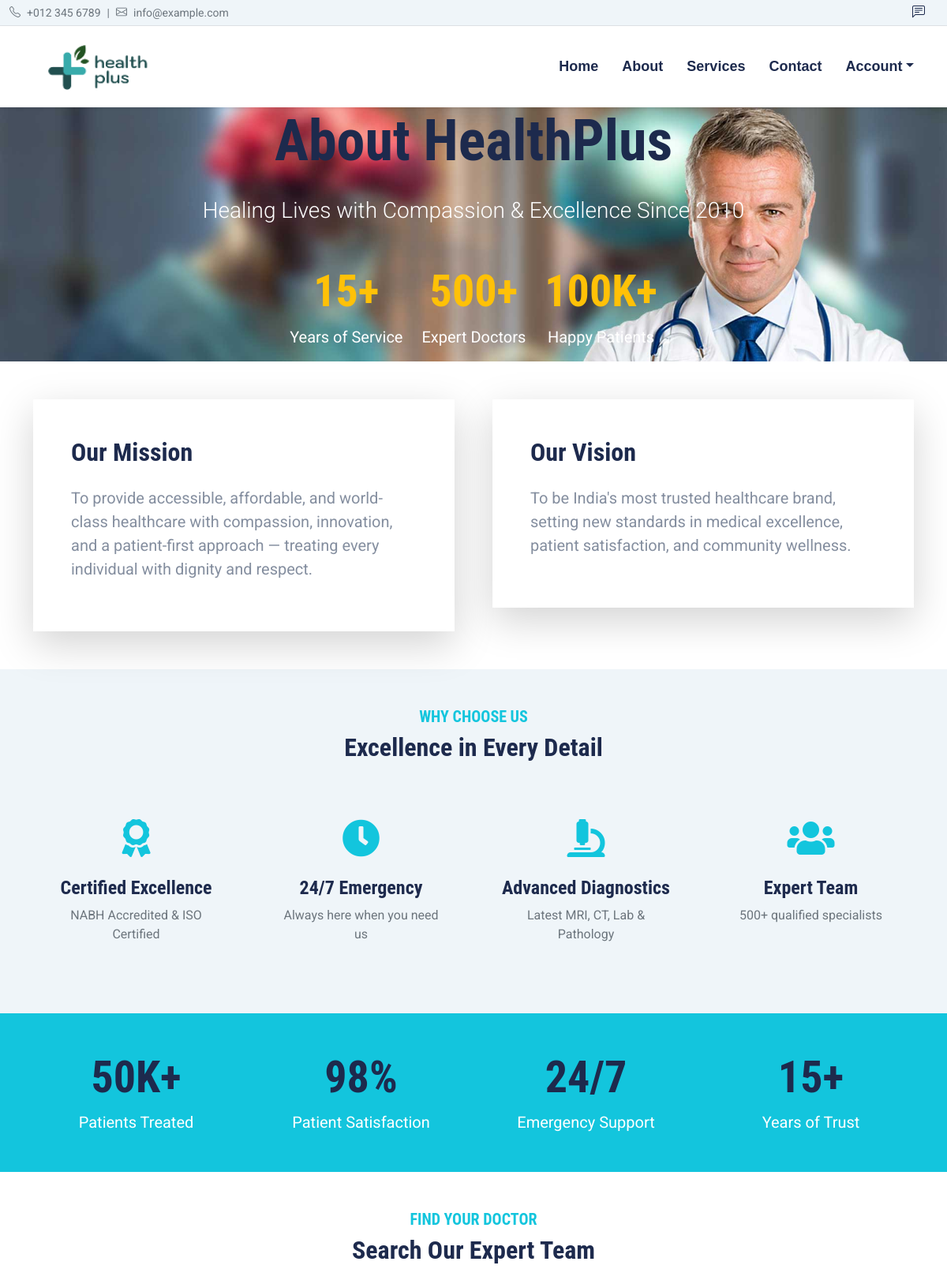
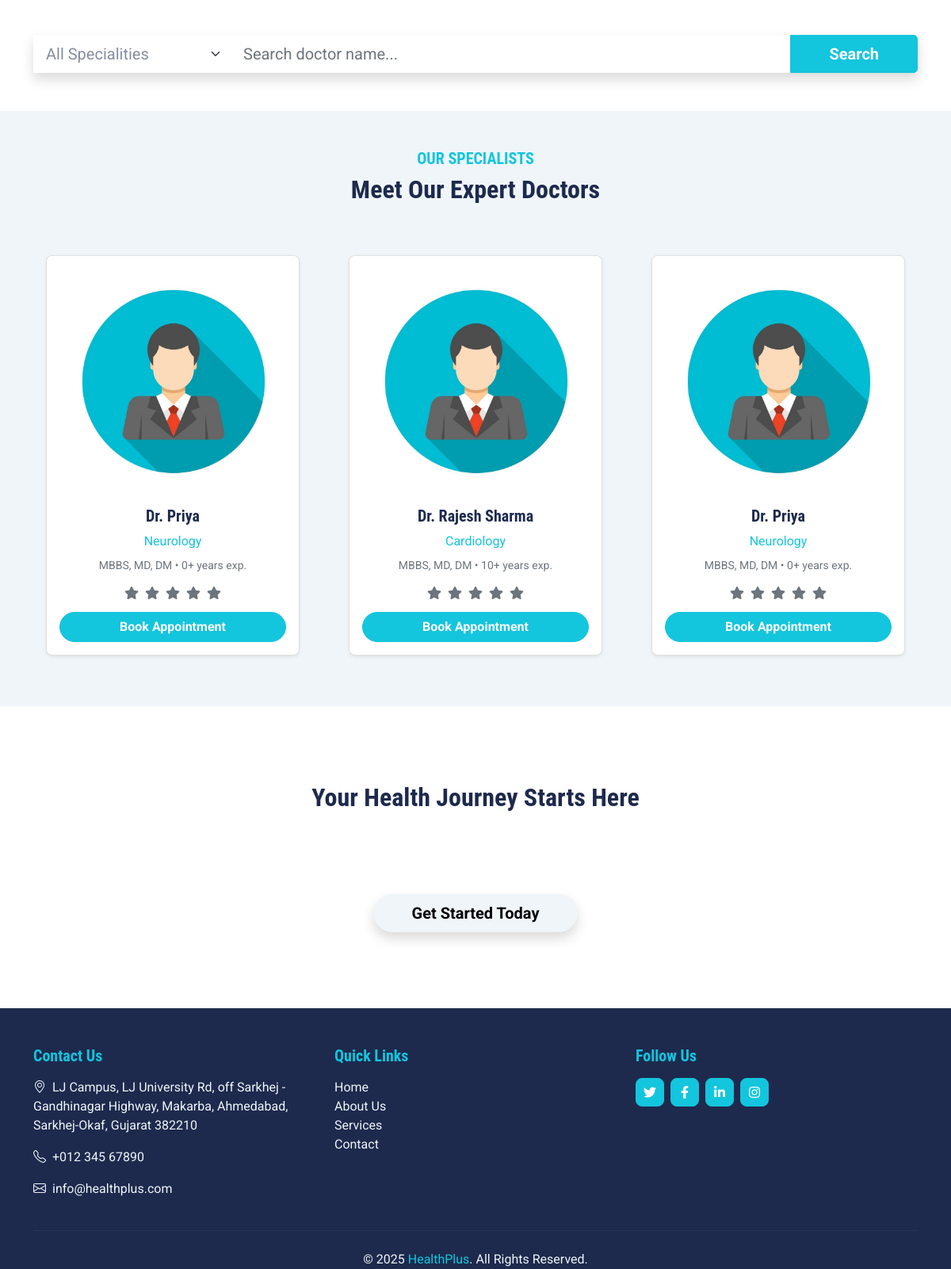
/about, run on the app's committed database (2 pictures, top to bottom).
### healthcare/models.py (models this page shows, shortened)
class Doctor(models.Model):
    user = models.OneToOneField(CustomUser, on_delete=models.CASCADE, related_name='doctor_profile')
    speciality = models.ForeignKey(Speciality, on_delete=models.SET_NULL, null=True, related_name='doctors')
    degree = models.CharField(max_length=100)
    experience_years = models.PositiveIntegerField(default=0)
    fees = models.PositiveIntegerField(validators=[MinValueValidator(100)])
    consultation_time = models.PositiveSmallIntegerField(default=30, help_text="Minutes per patient")
    is_verified = models.BooleanField(default=False)
    rating = models.DecimalField(max_digits=3, decimal_places=2, default=0.00)
    total_reviews = models.PositiveIntegerField(default=0)
    created_at = models.DateTimeField(auto_now_add=True)
    class Meta:
        ordering = ['user__first_name']

class CustomUser(AbstractUser):
    ROLE_CHOICES = (
        ('patient', 'Patient'),
        ('doctor', 'Doctor'),
        ('admin', 'Admin'),
    )
    username = None
    email = models.EmailField(unique=True, db_index=True)
    role = models.CharField(max_length=20, choices=ROLE_CHOICES, default='patient')
    first_name = models.CharField(max_length=50)
    last_name = models.CharField(max_length=50, blank=True)
    mobile_number = models.CharField(max_length=15, blank=True, null=True)
    gender = models.CharField(max_length=10, choices=[('male','Male'),('female','Female'),('other','Other')], blank=True)
    dob = models.DateField("Date of Birth", null=True, blank=True)
    address = models.TextField(blank=True)
    image = models.ImageField(upload_to='users/', blank=True, null=True)
    is_email_verified = models.BooleanField(default=False)
    created_at = models.DateTimeField(auto_now_add=True)
    objects = UserManager()
    USERNAME_FIELD = 'email'
    REQUIRED_FIELDS = []
    def get_full_name(self):
        return f"{self.first_name} {self.last_name}".strip() or self.email

class Speciality(models.Model):
    name = models.CharField(max_length=100, unique=True)
    description = models.TextField(blank=True)
    created_at = models.DateTimeField(auto_now_add=True)

### healthcare/views/index.py (the view)
# urls.py: path('about',index.about,name="about"),
def about(request):
    doctors = Doctor.objects.filter(is_verified=True).select_related('user', 'speciality')[:12]
    specialities = Speciality.objects.all()
    return render(request, 'pages/about.html', {
        'doctors': doctors,
        'specialities': specialities,
    })

### templates/pages/about.html (shortened to what this page needs)
{% extends "base/base.html" %}
{% load static %}
{% block extra_css %}
<link href="https://cdn.jsdelivr.net/npm/owl.carousel@2.3.4/dist/assets/owl.carousel.min.css" rel="stylesheet">
{% endblock %}
{% block content %}
<section class="hero-header text-center">
    <div class="container">
        <h1 class="display-2 fw-bold mb-4">About HealthPlus</h1>
        <p class="lead fs-3 mb-5 text-white">Healing Lives with Compassion & Excellence Since 2010</p>
        <div class="d-flex justify-content-center gap-4 flex-wrap">
            <div class="text-center">
                <h2 class="display-4 fw-bold text-warning">15+</h2>
                <p class="fs-5 text-white">Years of Service</p>
            </div>
            <div class="text-center">
                <h2 class="display-4 fw-bold text-warning">500+</h2>
                <p class="fs-5 text-white">Expert Doctors</p>
            </div>
            <div class="text-center">
                <h2 class="display-4 fw-bold text-warning">100K+</h2>
                <p class="fs-5 text-white">Happy Patients</p>
            </div>
        </div>
    </div>
</section>
<section class="py-5 bg-white">
    <div class="container">
        <div class="row g-5">
            <div class="col-lg-6">
                <div class="p-5 bg-gradient rounded-4 shadow-lg" style="background: linear-gradient(135deg, #667eea, #764ba2);">
                    <h2 class="fw-bold mb-4">
                        Our Mission
                    </h2>
                    <p class="fs-5">
                        To provide accessible, affordable, and world-class healthcare with compassion,
                        innovation, and a patient-first approach — treating every individual with dignity and respect.
                    </p>
                </div>
            </div>
            <div class="col-lg-6">
                <div class="p-5 bg-gradient rounded-4 shadow-lg" style="background: linear-gradient(135deg, #f093fb, #f5576c);">
                    <h2 class="fw-bold mb-4">
                        Our Vision
                    </h2>
                    <p class="fs-5">
                        To be India's most trusted healthcare brand, setting new standards in medical excellence,
                        patient satisfaction, and community wellness.
                    </p>
                </div>
            </div>
        </div>
    </div>
</section>
<section class="py-5 bg-light">
    <div class="container">
        <div class="text-center mb-5">
            <h5 class="text-primary text-uppercase fw-bold">Why Choose Us</h5>
            <h2 class="fw-bold">Excellence in Every Detail</h2>
        </div>
        <div class="row g-4">
            <div class="col-md-6 col-lg-3">
                <div class="text-center p-4">
                    <div class="feature-icon mb-4">
                        <i class="fas fa-award fa-3x text-primary"></i>
                    </div>
                    <h4>Certified Excellence</h4>
                    <p class="text-muted">NABH Accredited & ISO Certified</p>
                </div>
            </div>
            <div class="col-md-6 col-lg-3">
                <div class="text-center p-4">
                    <div class="feature-icon mb-4">
                        <i class="fas fa-clock fa-3x text-primary"></i>
                    </div>
                    <h4>24/7 Emergency</h4>
                    <p class="text-muted">Always here when you need us</p>
                </div>
            </div>
            <div class="col-md-6 col-lg-3">
                <div class="text-center p-4">
                    <div class="feature-icon mb-4">
                        <i class="fas fa-microscope fa-3x text-primary"></i>
                    </div>
                    <h4>Advanced Diagnostics</h4>
                    <p class="text-muted">Latest MRI, CT, Lab & Pathology</p>
                </div>
            </div>
            <div class="col-md-6 col-lg-3">
                <div class="text-center p-4">
                    <div class="feature-icon mb-4">
                        <i class="fas fa-users fa-3x text-primary"></i>
                    </div>
                    <h4>Expert Team</h4>
                    <p class="text-muted">500+ qualified specialists</p>
                </div>
            </div>
        </div>
    </div>
</section>
<section class="py-5 bg-primary text-white">
    <div class="container">
        <div class="row g-4 text-center">
            <div class="col-md-3">
                <div class="stat-card">
                    <h2 class="display-4 fw-bold mb-2">50K+</h2>
                    <p class="mb-0 fs-5">Patients Treated</p>
                </div>
            </div>
            <div class="col-md-3">
                <div class="stat-card">
                    <h2 class="display-4 fw-bold mb-2">98%</h2>
                    <p class="mb-0 fs-5">Patient Satisfaction</p>
                </div>
            </div>
            <div class="col-md-3">
                <div class="stat-card">
                    <h2 class="display-4 fw-bold mb-2">24/7</h2>
                    <p class="mb-0 fs-5">Emergency Support</p>
                </div>
            </div>
            <div class="col-md-3">
                <div class="stat-card">
                    <h2 class="display-4 fw-bold mb-2">15+</h2>
                    <p class="mb-0 fs-5">Years of Trust</p>
                </div>
            </div>
        </div>
    </div>
</section>
<section class="py-5 bg-white">
    <div class="container">
        <div class="text-center mb-5">
            <h5 class="text-primary text-uppercase fw-bold">Find Your Doctor</h5>
            <h2 class="fw-bold">Search Our Expert Team</h2>
        </div>
        <div class="search-form">
            <form method="GET" action="{% url 'doctor_search' %}" class="input-group input-group-lg shadow">
                <select name="speciality" class="form-select border-0" style="max-width:250px;">
                    <option value="">All Specialities</option>
                </select>
                <input type="text" name="q" class="form-control border-0" placeholder="Search doctor name..." aria-label="Search">
                <button class="btn btn-primary px-5" type="submit">
                    Search
                </button>
            </form>
        </div>
    </div>
</section>
<section class="py-5 bg-light">
    <div class="container">
        <div class="text-center mb-5">
            <h5 class="text-primary text-uppercase fw-bold">Our Specialists</h5>
            <h2 class="fw-bold">Meet Our Expert Doctors</h2>
        </div>
        <div class="owl-carousel doctor-carousel">
            {% for doctor in doctors %}
            <div class="text-center p-3">
                <div class="card doctor-card shadow-sm">
                    {% if doctor.user.image %}
                        <img src="{{ doctor.user.image.url }}" class="card-img-top" style="height:300px; object-fit:cover;" alt="Dr. {{ doctor.user.get_full_name }}">
                    {% else %}
                        <img src="{% static 'img/login_logo.jpeg' %}" class="card-img-top" style="height:300px; object-fit:cover;">
                    {% endif %}
                    <div class="card-body">
                        <h5 class="fw-bold">Dr. {{ doctor.user.get_full_name }}</h5>
                        <p class="text-primary mb-2">{{ doctor.speciality.name }}</p>
                        <p class="small text-muted mb-3">
                            {{ doctor.degree }} • {{ doctor.experience_years }}+ years exp.
                        </p>
                        <div class="d-flex justify-content-center gap-2 mb-3">
                            {% for i in "12345" %}
                                <i class="fas fa-star {% if forloop.counter <= doctor.rating|floatformat:0 %}text-warning{% else %}text-muted{% endif %}"></i>
                            {% endfor %}
                        </div>
                        <a href="{% if user.is_authenticated %}{% url 'book_appointment' %}{% else %}{% url 'login' %}{% endif %}"
                           class="btn btn-primary rounded-pill w-100">
                            Book Appointment
                        </a>
                    </div>
                </div>
            </div>
            {% empty %}
            <p class="text-center text-muted py-5">No doctors available</p>
            {% endfor %}
        </div>
    </div>
</section>
<section class="py-5 bg-gradient text-white text-center" style="background: linear-gradient(135deg, #667eea, #764ba2);">
    <div class="container py-5">
        <h2 class="fw-bold mb-4">Your Health Journey Starts Here</h2>
        <p class="lead mb-5">Join thousands who trust HealthPlus for their healthcare needs</p>
        <a href="{% if user.is_authenticated %}{% url 'book_appointment' %}{% else %}{% url 'register' %}{% endif %}"
           class="btn btn-light btn-lg px-5 rounded-pill shadow">
            Get Started Today
        </a>
    </div>
</section>
{% endblock %}

### static/css/style.css (style rules this page uses)
:root { --primary: #13C5DD; --secondary: #354F8E; --light: #EFF5F9; --dark: #1D2A4D; }
.btn { font-weight: 700; transition: .5s; }
.btn-primary { color: #FFFFFF; }
.hero-header { background: url(../img/hero.jpg) top right no-repeat; background-size: cover; }

### data on the page
Doctor: user.get_full_name "Priya", speciality.name "Neurology", degree "MBBS, MD, DM", experience_years "0", rating 0 (drawn)
Doctor: user.get_full_name "Rajesh Sharma", speciality.name "Cardiology", degree "MBBS, MD, DM", experience_years "10", rating 0 (drawn)
